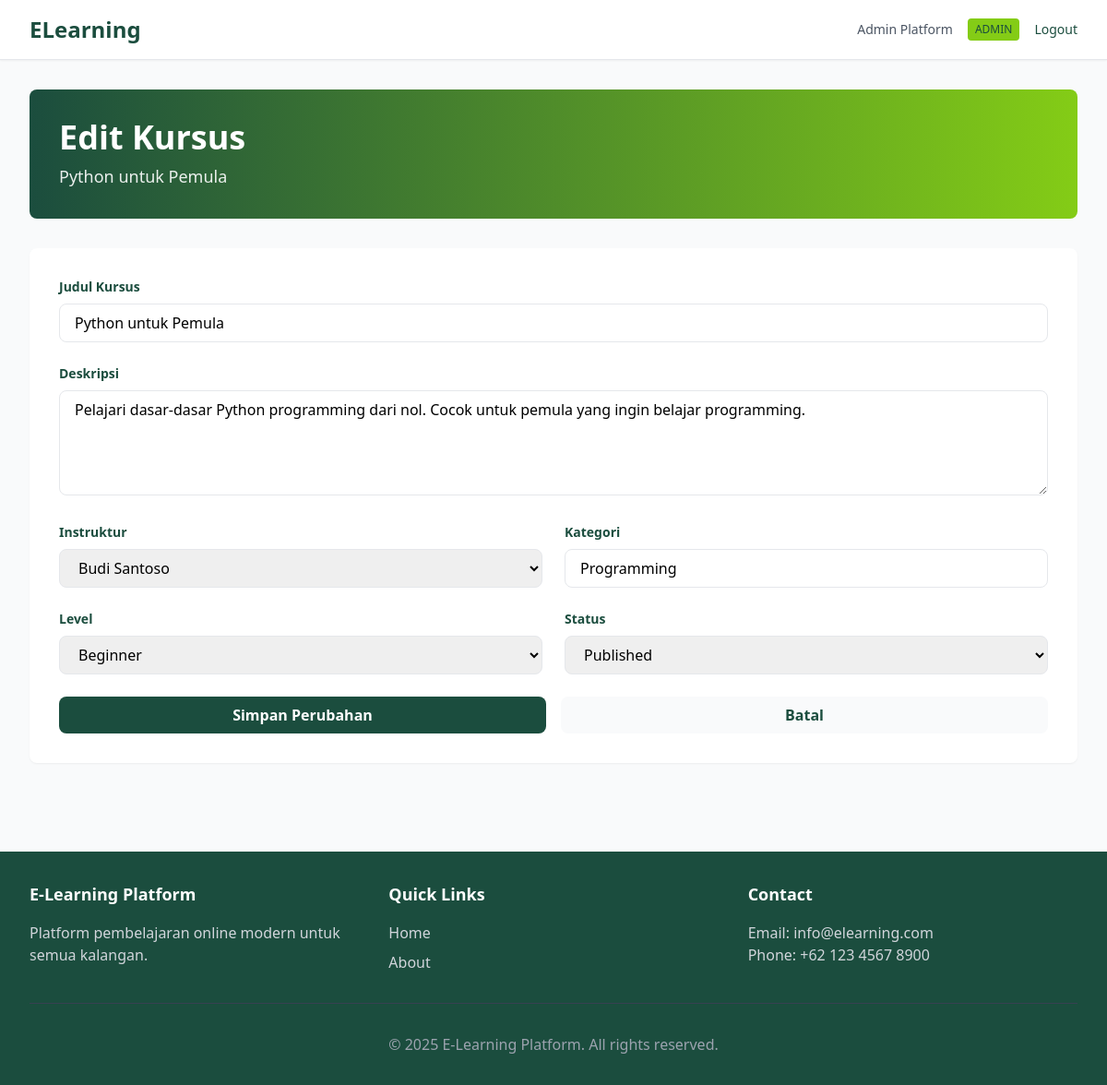
Page /admin/course/1/edit (signed in) on the committed database.
### app/models/user.py (models this page shows, shortened)
class User(UserMixin, db.Model):
    __tablename__ = 'users'
    id = db.Column(db.Integer, primary_key=True)
    username = db.Column(db.String(80), unique=True, nullable=False, index=True)
    email = db.Column(db.String(120), unique=True, nullable=False, index=True)
    password_hash = db.Column(db.String(255), nullable=False)
    full_name = db.Column(db.String(120), nullable=False)
    role = db.Column(db.String(20), default='student', nullable=False)
    bio = db.Column(db.Text)
    avatar_url = db.Column(db.String(255))
    is_active = db.Column(db.Boolean, default=True)
    created_at = db.Column(db.DateTime, server_default=db.func.now())
    updated_at = db.Column(db.DateTime, onupdate=db.func.now())
    enrollments = db.relationship('Enrollment', backref='user', lazy=True, cascade='all, delete-orphan')
    results = db.relationship('Result', backref='user', lazy=True, cascade='all, delete-orphan')
    courses_taught = db.relationship('Course', backref='instructor', lazy=True, foreign_keys='Course.instructor_id')
    def is_admin(self):
        return self.role == 'admin'

### app/models/course.py (models this page shows, shortened)
class Course(db.Model):
    __tablename__ = 'courses'
    id = db.Column(db.Integer, primary_key=True)
    title = db.Column(db.String(200), nullable=False)
    description = db.Column(db.Text)
    instructor_id = db.Column(db.Integer, db.ForeignKey('users.id'), nullable=False)
    status = db.Column(db.String(20), default='draft', nullable=False)  # draft, published, archived
    image_url = db.Column(db.String(255))
    category = db.Column(db.String(100))
    duration_weeks = db.Column(db.Integer)
    level = db.Column(db.String(50), default='beginner')  # beginner, intermediate, advanced
    created_at = db.Column(db.DateTime, default=datetime.utcnow)
    updated_at = db.Column(db.DateTime, onupdate=datetime.utcnow)
    modules = db.relationship('Module', backref='course', lazy=True, cascade='all, delete-orphan')
    assessments = db.relationship('Assessment', backref='course', lazy=True, cascade='all, delete-orphan')
    enrollments = db.relationship('Enrollment', backref='course', lazy=True, cascade='all, delete-orphan')

### app/routes/admin.py (the view, shortened to what this page needs)
@admin_bp.route('/course/<int:course_id>/edit', methods=['GET', 'POST'])
@login_required
@admin_required
def edit_course(course_id):
    course = Course.query.get_or_404(course_id)
    instructors = User.query.filter_by(role='instructor').all()
    return render_template('admin/edit_course.html', course=course, instructors=instructors)

### app/models/user.py (called while the page is built)
@login_manager.user_loader
def load_user(user_id):
    return User.query.get(int(user_id))

### app/routes/admin.py (called while the page is built)
def admin_required(f):
    @wraps(f)
    def decorated_function(*args, **kwargs):
        if not current_user.is_authenticated or not current_user.is_admin():
            flash('Akses ditolak. Anda harus login sebagai admin.', 'danger')
            return redirect(url_for('auth.login'))
        return f(*args, **kwargs)
    return decorated_function

### app/templates/admin/edit_course.html (shortened to what this page needs)
{% extends "base.html" %}
{% block content %}
<div class="space-y-8">
    <div class="bg-gradient-to-r from-dark-green to-lime rounded-lg p-8 text-white">
        <h1 class="text-4xl font-bold">Edit Kursus</h1>
        <p class="text-lg opacity-90 mt-2">{{ course.title }}</p>
    </div>
    <div class="bg-white rounded-lg shadow-sm p-8">
        <form method="POST" class="space-y-6">
            <div>
                <label class="block text-sm font-semibold text-dark-green mb-2">Judul Kursus</label>
                <input type="text" name="title" value="{{ course.title }}" required
                       class="w-full px-4 py-2 border border-border-gray rounded-lg focus:outline-none focus:border-lime focus:ring-2 focus:ring-lime">
            </div>
            <div>
                <label class="block text-sm font-semibold text-dark-green mb-2">Deskripsi</label>
                <textarea name="description" rows="4"
                          class="w-full px-4 py-2 border border-border-gray rounded-lg focus:outline-none focus:border-lime focus:ring-2 focus:ring-lime">{{ course.description or '' }}</textarea>
            </div>
            <div class="grid grid-cols-1 md:grid-cols-2 gap-6">
                <div>
                    <label class="block text-sm font-semibold text-dark-green mb-2">Instruktur</label>
                    <select name="instructor_id" required class="w-full px-4 py-2 border border-border-gray rounded-lg focus:outline-none focus:border-lime focus:ring-2 focus:ring-lime">
                        {% for instructor in instructors %}
                            <option value="{{ instructor.id }}" {% if instructor.id == course.instructor_id %}selected{% endif %}>{{ instructor.full_name }}</option>
                        {% endfor %}
                    </select>
                </div>
                <div>
                    <label class="block text-sm font-semibold text-dark-green mb-2">Kategori</label>
                    <input type="text" name="category" value="{{ course.category or '' }}"
                           class="w-full px-4 py-2 border border-border-gray rounded-lg focus:outline-none focus:border-lime focus:ring-2 focus:ring-lime">
                </div>
            </div>
            <div class="grid grid-cols-1 md:grid-cols-2 gap-6">
                <div>
                    <label class="block text-sm font-semibold text-dark-green mb-2">Level</label>
                    <select name="level" class="w-full px-4 py-2 border border-border-gray rounded-lg focus:outline-none focus:border-lime focus:ring-2 focus:ring-lime">
                        <option value="beginner" {% if course.level == 'beginner' %}selected{% endif %}>Beginner</option>
                    </select>
                </div>
                <div>
                    <label class="block text-sm font-semibold text-dark-green mb-2">Status</label>
                    <select name="status" class="w-full px-4 py-2 border border-border-gray rounded-lg focus:outline-none focus:border-lime focus:ring-2 focus:ring-lime">
                        <option value="published" {% if course.status == 'published' %}selected{% endif %}>Published</option>
                    </select>
                </div>
            </div>
            <div class="flex gap-4">
                <button type="submit" class="flex-1 bg-dark-green text-white py-2 rounded-lg font-semibold hover:bg-lime hover:text-dark-green transition">
                    Simpan Perubahan
                </button>
                <a href="{{ url_for('admin.manage_courses') }}" class="flex-1 bg-light-gray text-dark-green py-2 rounded-lg font-semibold hover:bg-border-gray transition text-center">
                    Batal
                </a>
            </div>
        </form>
    </div>
</div>
{% endblock %}

### app/templates/base.html (shortened to what this page needs)
<!DOCTYPE html>
<html lang="id">
<head>
    <script src="https://cdn.tailwindcss.com"></script>
</head>
<body class="bg-light-gray">
    <nav class="bg-white shadow-sm border-b border-border-gray sticky top-0 z-50">
        <div class="max-w-7xl mx-auto px-4 sm:px-6 lg:px-8">
            <div class="flex justify-between items-center h-16">
                <div class="flex items-center">
                    <a href="/" class="text-2xl font-bold text-dark-green">ELearning</a>
                </div>
                <div class="flex items-center gap-4">
                    {% if current_user.is_authenticated %}
                        <span class="text-sm text-gray-600">{{ current_user.full_name }}</span>
                        <span class="text-xs bg-lime text-dark-green px-2 py-1 rounded">{{ current_user.role.upper() }}</span>
                        <a href="{{ url_for('auth.logout') }}" class="text-sm text-dark-green hover:text-lime transition">Logout</a>
                    {% else %}
                        <a href="{{ url_for('auth.login') }}" class="text-sm text-dark-green hover:text-lime transition">Login</a>
                        <a href="{{ url_for('auth.register') }}" class="text-sm bg-dark-green text-white px-4 py-2 rounded hover:bg-lime hover:text-dark-green transition">Register</a>
                    {% endif %}
                </div>
            </div>
        </div>
    </nav>
    <main class="max-w-7xl mx-auto px-4 sm:px-6 lg:px-8 py-8">
        {% block content %}{% endblock %}
    </main>
    <footer class="bg-dark-green text-white mt-16 py-8">
        <div class="max-w-7xl mx-auto px-4 sm:px-6 lg:px-8">
            <div class="grid grid-cols-1 md:grid-cols-3 gap-8">
                <div>
                    <h3 class="text-lg font-semibold mb-4">E-Learning Platform</h3>
                    <p class="text-gray-300">Platform pembelajaran online modern untuk semua kalangan.</p>
                </div>
                <div>
                    <h4 class="text-lg font-semibold mb-4">Quick Links</h4>
                    <ul class="space-y-2 text-gray-300">
                        <li><a href="/" class="hover:text-lime transition">Home</a></li>
                        <li><a href="/about" class="hover:text-lime transition">About</a></li>
                    </ul>
                </div>
                <div>
                    <h4 class="text-lg font-semibold mb-4">Contact</h4>
                    <p class="text-gray-300">Email: info@elearning.com</p>
                    <p class="text-gray-300">Phone: +62 123 4567 8900</p>
                </div>
            </div>
            <div class="border-t border-gray-700 mt-8 pt-8 text-center text-gray-400">
                <p>&copy; 2025 E-Learning Platform. All rights reserved.</p>
            </div>
        </div>
    </footer>
</body>
</html>

### rows in the picture
User: full_name "Admin Platform", role "ADMIN"
Course: title "Python untuk Pemula", description "Pelajari dasar-dasar Python programming dari nol. Cocok untuk pemula yang ingin belajar programming.", instructor_id "Budi Santoso", category "Programming", level "Beginner", status "Published"
